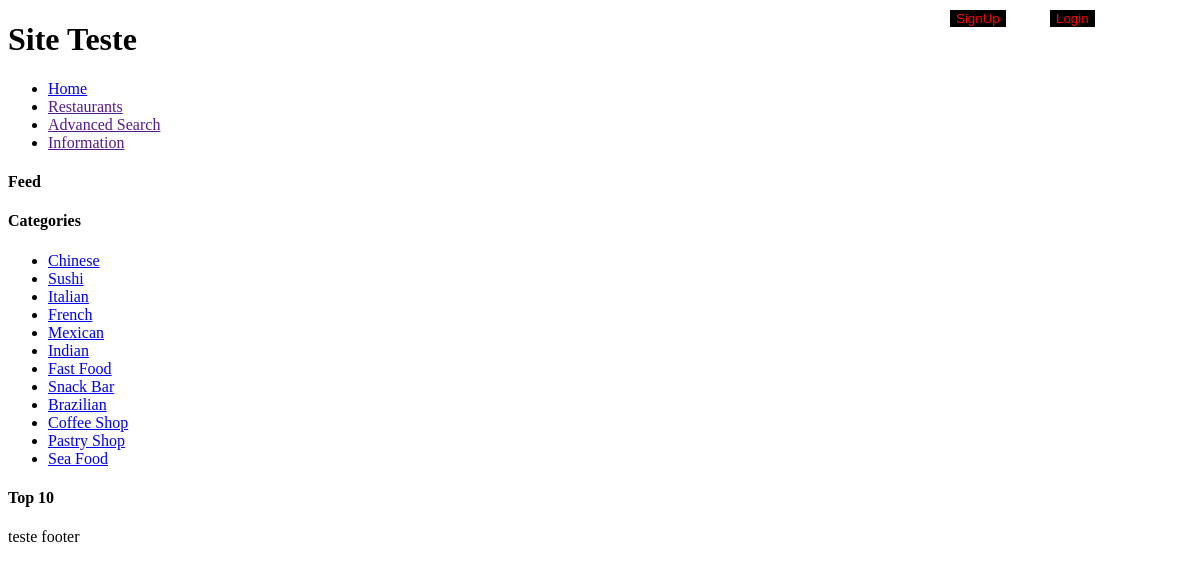
Before: / with the older database file.
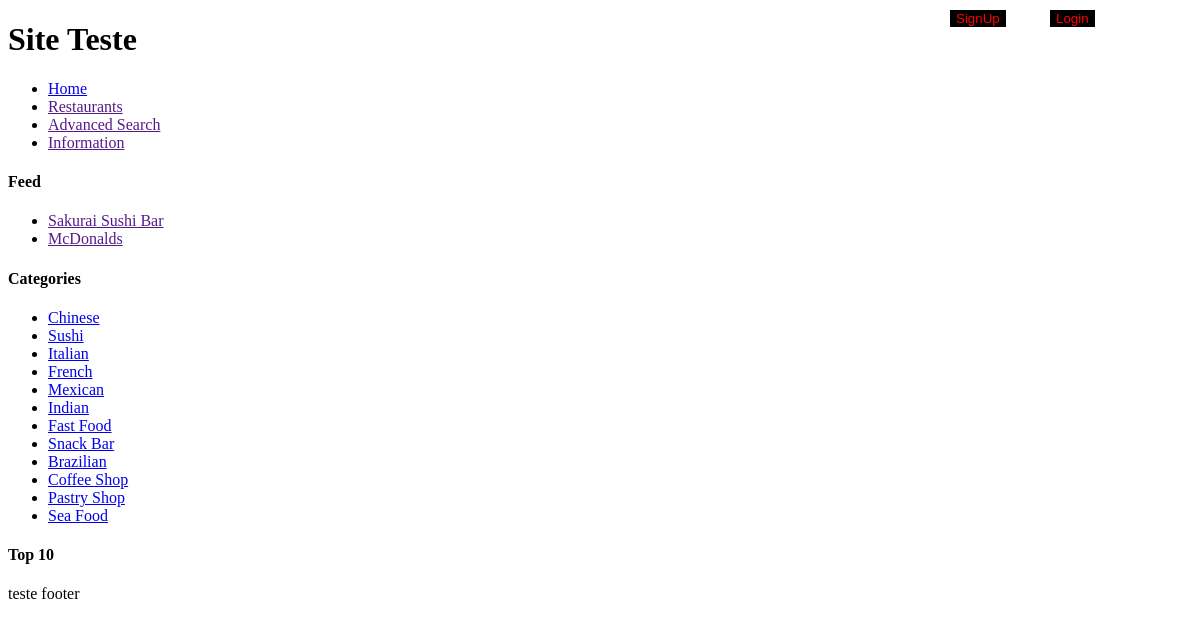
After: the same page with the newer database file.
### tables this page shows
CREATE TABLE Category (
	id_category VARCHAR PRIMARY KEY
);

CREATE TABLE Restaurant (
	id_restaurant INTEGER PRIMARY KEY AUTOINCREMENT,
	id_owner INTEGER REFERENCES Account(id_account),
	id_functionTime INTEGER REFERENCES FunctionTime(id_functionTime),
	id_category VARCHAR REFERENCES Category(id_category),
	name VARCHAR NOT NULL,
	address VARCHAR NOT NULL,
	description VARCHAR,
	stars REAL 
);

### index.php (called while the page is built, shortened)
<?php
  include ('templates/header.php');
  include ('templates/feed.php');
  include ('templates/side_bar.php');
  include ('templates/footer.php');
?>

### templates/side_bar.php (the view)
<div id="side_bar">
	<div id = "categories">
		<h4> Categories </h4>
		<ul>
		<?php
		include_once getcwd() . "/database/connection.php";
		$stmt = $db->prepare('SELECT * FROM Category');
		$stmt->execute();
		$result = $stmt->fetchAll();
		foreach( $result as $row) {
			echo '<li><a class="category" href="categoria.php?categoria=<?php echo $row[id_category] ?>">' . $row['id_category'] . '</a></li>';
		 }
		?>
		</ul>
	</div>
	<div id = "top_10">
		<h4> Top 10 </h4>
	</div>
</div>

### templates/header.php (shortened to what this page needs)
<!DOCTYPE html>
<html>
	<head>
		<link rel="stylesheet" href="css/site.css">
		<link rel="stylesheet" href="css/session.css">
	</head>
	<body>
		<div id="header">
			<h1> Site Teste</h1>
			<div id="session">
			<?php
					if (!isset($_SESSION['id_account'])){ ?>
				<div id="guest">
					<div id="login">
						<input id="do_login" class="session" type="submit" name="Login" value="Login">
					</div>
					<div id="do_signup">
						<input id="do_signup" class="session" type="submit" name="SignUp" value="SignUp">
					</div>
				</div>
					<?php } ?>
			</div>
			<div id="menu">
				<ul>
					<li><a href="index.php">Home</a></li>
					<li><a href=""> Restaurants </a> </li>
					<li><a href=""> Advanced Search </a> </li>
					<li><a href=""> Information </a></li>
				</ul>
			</div>
		</div>

### templates/feed.php
<div id="feed">
	<h4> Feed </h4>
		<ul>
			<?php
				include_once getcwd() . "/database/connection.php";
				$stmt = $db->prepare('SELECT * FROM Restaurant');
				$stmt->execute();
				$result = $stmt->fetchAll();
				foreach( $result as $row) {
					echo '<li><a class="feed" href="">' . $row['name']  .  '</a></li>';
				 }
			?>
		</ul>
</div>

### templates/footer.php
	<div id="footer">
			<p> teste footer </p>
		</div>
	</body>
</html>

### css/site.css (style rules this page uses)
.session { position: fixed; background-color: #000000; color: #ff0000; border-style: none; top:10px; left:50%; }
#do_login { margin-left: 450px; }
#do_signup { margin-left: 350px; }

### css/session.css (style rules this page uses)
.session { position: fixed; background-color: #000000; color: #ff0000; border-style: none; top:10px; left:50%; }
#do_login { margin-left: 450px; }
#do_signup { margin-left: 350px; }

Changed rows visible on the page:
added restaurant: name "Sakurai Sushi Bar"
added restaurant: name "McDonalds"
